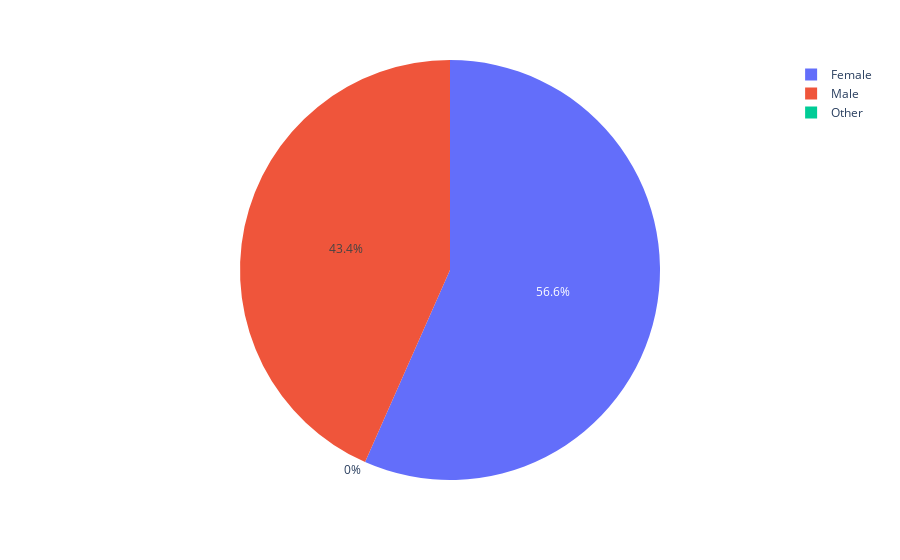

Notebook code cell kept with this figure:
### Code cell
# la repartition des personnes atteintes selon le genre
y = data["stroke"]  
fig = px.pie(values=y, names=data["gender"]) 
fig.show()

### Figure 1 — Plotly figure (JSON) as saved in the notebook; plotly's stock layout.template omitted (floating-point values rounded to 4 significant figures; data arrays with more than 128 entries replaced by an {"elided": "..."} marker saying what was removed)
{"data": [{"domain": {"x": [0, 1], "y": [0, 1]}, "hovertemplate": "label=%{label}<br>value=%{value}<extra></extra>", "labels": {"elided": "5110 str values"}, "legendgroup": "", "name": "", "showlegend": true, "type": "pie", "values": {"elided": "5110 int values"}}], "layout": {"legend": {"tracegroupgap": 0}, "margin": {"t": 60}}}
